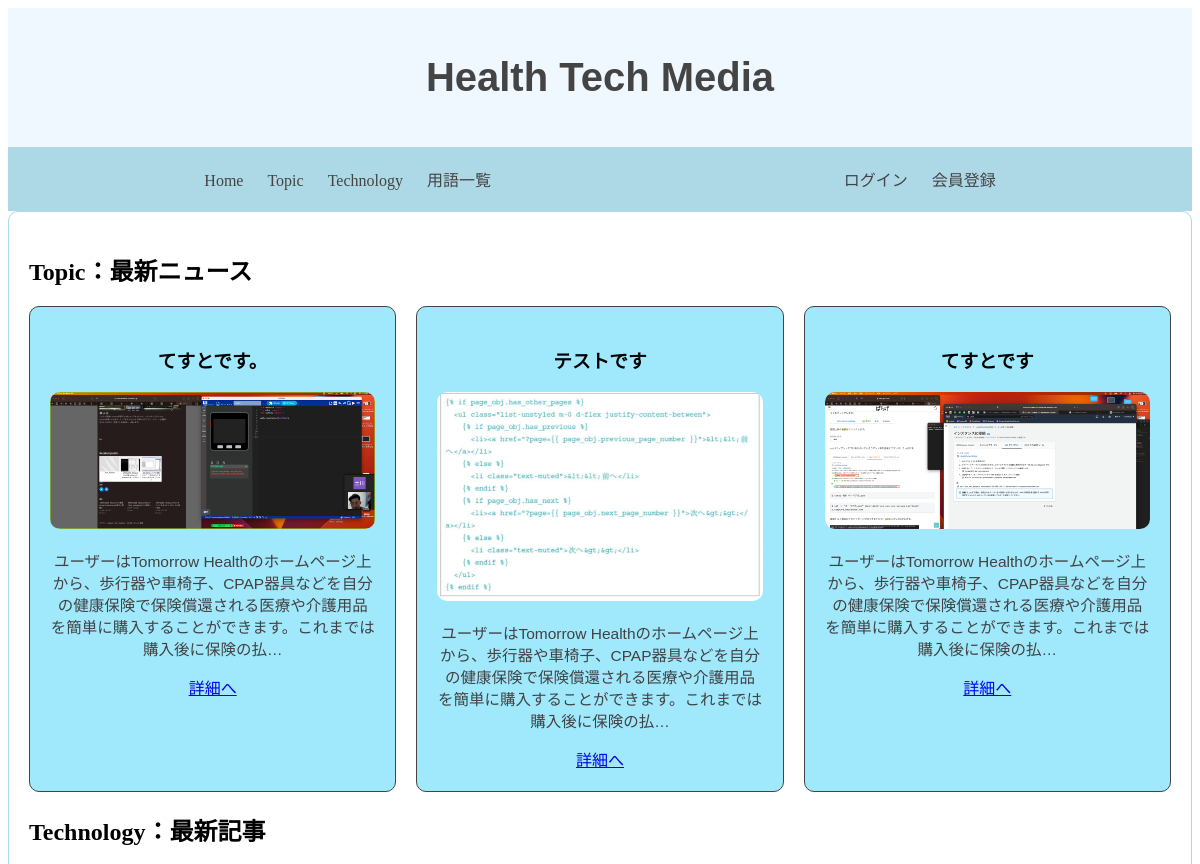
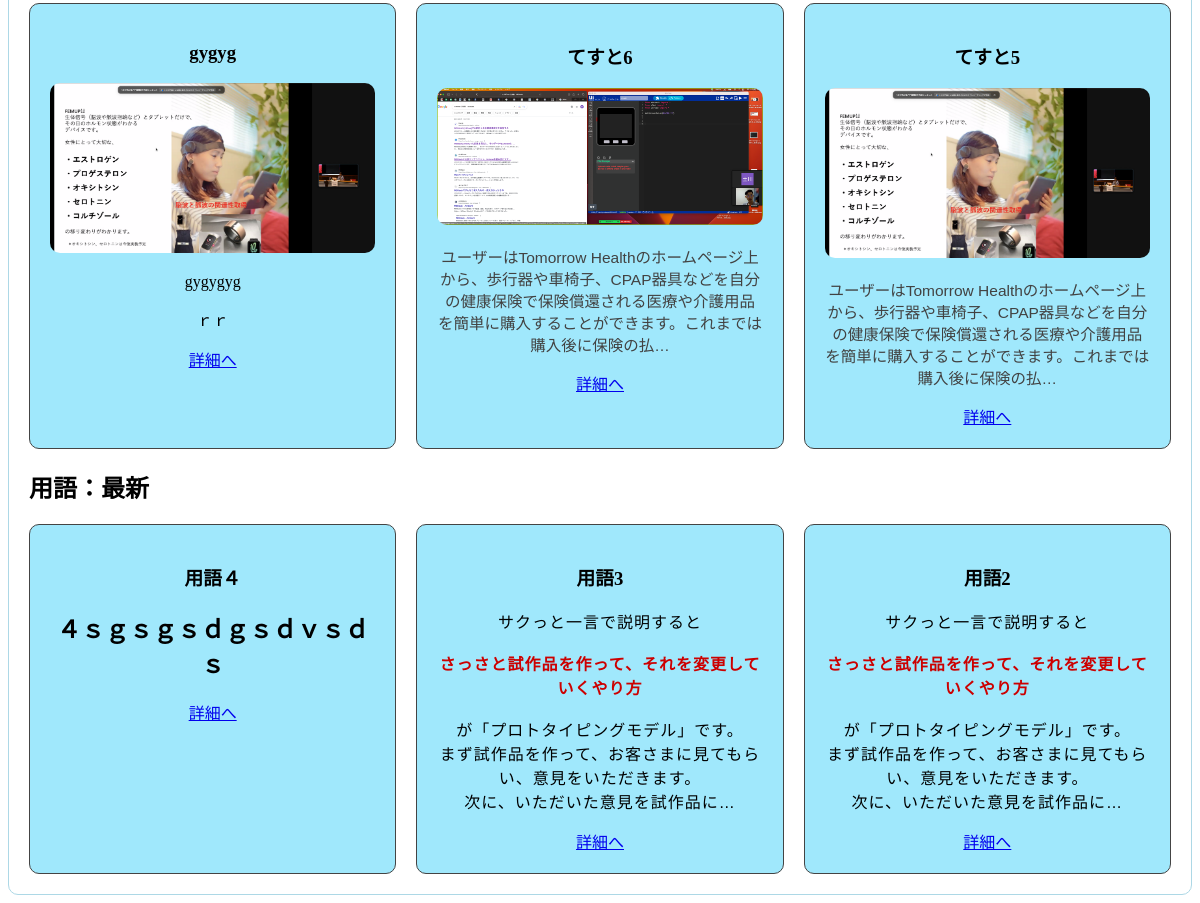
/home/, run on the app's committed database (2 pictures, top to bottom).
### topic/models.py (models this page shows, shortened)
class TopicModel(models.Model):
    author = models.ForeignKey('auth.User', on_delete=models.CASCADE)
    title = models.CharField(max_length=200)
    text = models.TextField()
    thumbnail = models.ImageField(null=True, blank=True)
    created_date = models.DateTimeField(default=timezone.now)
    published_date = models.DateTimeField(blank=True, null=True)
    live = models.BooleanField(default=False)
    class Meta:
        ordering = ['-created_date']

### tech/models.py (models this page shows, shortened)
class TechModel(models.Model):
    title = models.CharField('タイトル', max_length=100)
    text = models.TextField('テキスト')
    thumbnail = models.ImageField(null=True, blank=True)
    created_at = models.DateTimeField('作成日', auto_now_add=True)
    updated_at = models.DateTimeField('更新日', auto_now=True)
    class Meta:
        ordering = ['-created_at']
    user = models.ForeignKey('auth.User', on_delete=models.CASCADE)

### term/models.py (models this page shows, shortened)
class TermModel(models.Model):
    title = models.CharField(max_length=100)
    text = models.TextField()
    created_at = models.DateTimeField('作成日', auto_now_add=True)
    updated_at = models.DateTimeField('更新日', auto_now=True)
    class Meta:
        ordering = ['-created_at']

### home/views.py (the view)
# urls.py: path('home/', views.my_view, name='list-home'),
def my_view(request):
    my_first_model = TopicModel.objects.all()
    my_second_model  = TechModel.objects.all()
    my_third_model  = TermModel.objects.all()
    context = {
        'first_list': my_first_model,
        'second_list': my_second_model,
        'third_list': my_third_model,
    }
    return render(request, 'home/home_list.html', context)

### home/templates/home/home_list.html (shortened to what this page needs)
{% extends 'base.html' %}
{% load static %}
{% block additional_css %}
    <link rel="stylesheet" href="{% static 'home/home.css' %}">
{% endblock additional_css %}
{% block content %}
    <div class="container">
        <h2>Topic：最新ニュース</h2>
        <div class="grid-container">
            {% for topic in first_list|slice:"3" %}
                <div class="grid-item">
                    <h3>{{ topic.title }}</h3>
                    <img src="{{ topic.thumbnail.url }}" alt="サムネイル画像">
                    <p>{{ topic.text | truncatechars_html:100 | safe }}</p>
                    <a href="{% url 'detail-topic' topic.pk %}">詳細へ</a>
                </div>
            {% endfor %}
        </div>
        <h2>Technology：最新記事</h2>
        <div class="grid-container">
            {% for tech in second_list|slice:"3" %}
                <div class="grid-item">
                    <h3>{{ tech.title }}</h3>
                    {% if tech.thumbnail %}
                        <img src="{{ tech.thumbnail.url }}" alt="Thumbnail">
                    {% endif %}
                    <p>{{ tech.text | truncatechars_html:100 | safe }}</p>
                    <a href="{% url 'detail-tech' tech.pk %}">詳細へ</a>
                </div>
            {% endfor %}
        </div>
        <h2>用語：最新</h2>
        <div class="grid-container">
            {% for term in third_list|slice:"3" %}
                <div class="grid-item">
                    <h3>{{ term.title }}</h3>
                    <p>{{ term.text | truncatechars_html:100 | safe }}</p>
                    <a href="{% url 'detail-term' term.pk %}">詳細へ</a>
                </div>
            {% endfor %}
        </div>
    </div>
{% endblock content %}

### home/static/home/home.css (style rules this page uses)
.container { max-width: 1200px; margin: 0 auto; padding: 20px; border: 1px solid #add8e6; border-radius: 10px; }
.grid-container { display: grid; grid-template-columns: repeat(3, 1fr); gap: 20px; }
.grid-item { border: 1px solid #444; padding: 20px; background-color: #a0e8fc; text-align: center; border-radius: 10px; transition: all 0.5s; }
img { max-width: 100%; height: auto; border-radius: 10px; }

### data on the page
TopicModel: title "てすとです。", thumbnail (picture), text "ユーザーはTomorrow Healthのホームページ上から、歩行器や車椅子、CPAP器具などを自分の健康保険で保険償還される医療や介護用品を簡単に購入することができます。これまでは購入後に保険の払…"
TopicModel: title "テストです", thumbnail (picture), text "ユーザーはTomorrow Healthのホームページ上から、歩行器や車椅子、CPAP器具などを自分の健康保険で保険償還される医療や介護用品を簡単に購入することができます。これまでは購入後に保険の払…"
TopicModel: title "てすとです", thumbnail (picture), text "ユーザーはTomorrow Healthのホームページ上から、歩行器や車椅子、CPAP器具などを自分の健康保険で保険償還される医療や介護用品を簡単に購入することができます。これまでは購入後に保険の払…"
TechModel: title "gygyg", thumbnail (picture), text "gygygyg ｒｒ"
TechModel: title "てすと6", thumbnail (picture), text "ユーザーはTomorrow Healthのホームページ上から、歩行器や車椅子、CPAP器具などを自分の健康保険で保険償還される医療や介護用品を簡単に購入することができます。これまでは購入後に保険の払…"
TechModel: title "てすと5", thumbnail (picture), text "ユーザーはTomorrow Healthのホームページ上から、歩行器や車椅子、CPAP器具などを自分の健康保険で保険償還される医療や介護用品を簡単に購入することができます。これまでは購入後に保険の払…"
TermModel: title "用語４", text "４ｓｇｓｇｓｄｇｓｄｖｓｄｓ"
TermModel: title "用語3", text "サクっと一言で説明すると さっさと試作品を作って、それを変更していくやり方 が「プロトタイピングモデル」です。 まず試作品を作って、お客さまに見てもらい、意見をいただきます。 次に、いただいた意見を試作品に…"
TermModel: title "用語2", text "サクっと一言で説明すると さっさと試作品を作って、それを変更していくやり方 が「プロトタイピングモデル」です。 まず試作品を作って、お客さまに見てもらい、意見をいただきます。 次に、いただいた意見を試作品に…"
